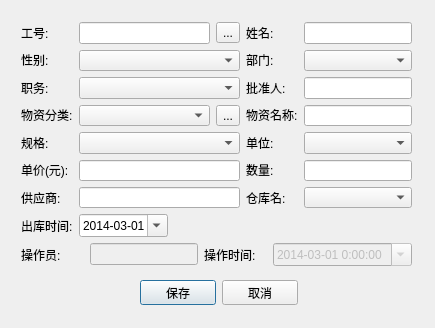
<?xml version="1.0" encoding="UTF-8"?>
<ui version="4.0">
 <class>CheckOutDialog</class>
 <widget class="QDialog" name="CheckOutDialog">
  <property name="geometry">
   <rect>
    <x>0</x>
    <y>0</y>
    <width>435</width>
    <height>328</height>
   </rect>
  </property>
  <property name="windowTitle">
   <string>Dialog</string>
  </property>
  <widget class="QWidget" name="layoutWidget1">
   <property name="geometry">
    <rect>
     <x>140</x>
     <y>280</y>
     <width>158</width>
     <height>25</height>
    </rect>
   </property>
   <layout class="QHBoxLayout" name="horizontalLayout_6">
    <item>
     <widget class="QPushButton" name="btn_save">
      <property name="text">
       <string>保存</string>
      </property>
     </widget>
    </item>
    <item>
     <widget class="QPushButton" name="btn_cancel">
      <property name="text">
       <string>取消</string>
      </property>
     </widget>
    </item>
   </layout>
  </widget>
  <widget class="QWidget" name="">
   <property name="geometry">
    <rect>
     <x>21</x>
     <y>22</y>
     <width>391</width>
     <height>244</height>
    </rect>
   </property>
   <layout class="QVBoxLayout" name="verticalLayout_5">
    <item>
     <layout class="QHBoxLayout" name="horizontalLayout_7">
      <item>
       <layout class="QVBoxLayout" name="verticalLayout">
        <item>
         <widget class="QLabel" name="label">
          <property name="text">
           <string>工号:</string>
          </property>
         </widget>
        </item>
        <item>
         <widget class="QLabel" name="label_3">
          <property name="text">
           <string>性别:</string>
          </property>
         </widget>
        </item>
        <item>
         <widget class="QLabel" name="label_5">
          <property name="text">
           <string>职务:</string>
          </property>
         </widget>
        </item>
        <item>
         <widget class="QLabel" name="label_7">
          <property name="text">
           <string>物资分类:</string>
          </property>
         </widget>
        </item>
        <item>
         <widget class="QLabel" name="label_9">
          <property name="text">
           <string>规格:</string>
          </property>
         </widget>
        </item>
        <item>
         <widget class="QLabel" name="label_11">
          <property name="text">
           <string>单价(元):</string>
          </property>
         </widget>
        </item>
        <item>
         <widget class="QLabel" name="label_13">
          <property name="text">
           <string>供应商:</string>
          </property>
         </widget>
        </item>
       </layout>
      </item>
      <item>
       <layout class="QVBoxLayout" name="verticalLayout_2">
        <item>
         <layout class="QHBoxLayout" name="horizontalLayout">
          <item>
           <widget class="QLineEdit" name="lineEdit_cardNo">
            <property name="sizePolicy">
             <sizepolicy hsizetype="Preferred" vsizetype="Fixed">
              <horstretch>0</horstretch>
              <verstretch>0</verstretch>
             </sizepolicy>
            </property>
           </widget>
          </item>
          <item>
           <widget class="QToolButton" name="toolButton">
            <property name="text">
             <string>...</string>
            </property>
           </widget>
          </item>
         </layout>
        </item>
        <item>
         <widget class="QComboBox" name="comboBox_gender">
          <item>
           <property name="text">
            <string/>
           </property>
          </item>
          <item>
           <property name="text">
            <string>男</string>
           </property>
          </item>
          <item>
           <property name="text">
            <string>女</string>
           </property>
          </item>
         </widget>
        </item>
        <item>
         <widget class="QComboBox" name="comboBox_post">
          <item>
           <property name="text">
            <string/>
           </property>
          </item>
         </widget>
        </item>
        <item>
         <layout class="QHBoxLayout" name="horizontalLayout_2">
          <item>
           <widget class="QComboBox" name="comboBox_type">
            <item>
             <property name="text">
              <string/>
             </property>
            </item>
           </widget>
          </item>
          <item>
           <widget class="QToolButton" name="toolButton_storage">
            <property name="text">
             <string>...</string>
            </property>
           </widget>
          </item>
         </layout>
        </item>
        <item>
         <widget class="QComboBox" name="comboBox_standard">
          <item>
           <property name="text">
            <string/>
           </property>
          </item>
         </widget>
        </item>
        <item>
         <widget class="QLineEdit" name="lineEdit_rate"/>
        </item>
        <item>
         <widget class="QLineEdit" name="lineEdit_provider"/>
        </item>
       </layout>
      </item>
      <item>
       <layout class="QVBoxLayout" name="verticalLayout_3">
        <item>
         <widget class="QLabel" name="label_2">
          <property name="text">
           <string>姓名:</string>
          </property>
         </widget>
        </item>
        <item>
         <widget class="QLabel" name="label_4">
          <property name="text">
           <string>部门:</string>
          </property>
         </widget>
        </item>
        <item>
         <widget class="QLabel" name="label_6">
          <property name="text">
           <string>批准人:</string>
          </property>
         </widget>
        </item>
        <item>
         <widget class="QLabel" name="label_8">
          <property name="text">
           <string>物资名称:</string>
          </property>
         </widget>
        </item>
        <item>
         <widget class="QLabel" name="label_10">
          <property name="text">
           <string>单位:</string>
          </property>
         </widget>
        </item>
        <item>
         <widget class="QLabel" name="label_12">
          <property name="text">
           <string>数量:</string>
          </property>
         </widget>
        </item>
        <item>
         <widget class="QLabel" name="label_14">
          <property name="text">
           <string>仓库名:</string>
          </property>
         </widget>
        </item>
       </layout>
      </item>
      <item>
       <layout class="QVBoxLayout" name="verticalLayout_4">
        <item>
         <widget class="QLineEdit" name="lineEdit_claimer">
          <property name="sizePolicy">
           <sizepolicy hsizetype="Preferred" vsizetype="Fixed">
            <horstretch>0</horstretch>
            <verstretch>0</verstretch>
           </sizepolicy>
          </property>
         </widget>
        </item>
        <item>
         <widget class="QComboBox" name="comboBox_department">
          <item>
           <property name="text">
            <string/>
           </property>
          </item>
         </widget>
        </item>
        <item>
         <widget class="QLineEdit" name="lineEdit_auditor">
          <property name="sizePolicy">
           <sizepolicy hsizetype="Preferred" vsizetype="Fixed">
            <horstretch>0</horstretch>
            <verstretch>0</verstretch>
           </sizepolicy>
          </property>
         </widget>
        </item>
        <item>
         <widget class="QLineEdit" name="lineEdit_name">
          <property name="sizePolicy">
           <sizepolicy hsizetype="Preferred" vsizetype="Fixed">
            <horstretch>0</horstretch>
            <verstretch>0</verstretch>
           </sizepolicy>
          </property>
         </widget>
        </item>
        <item>
         <widget class="QComboBox" name="comboBox_unit">
          <item>
           <property name="text">
            <string/>
           </property>
          </item>
         </widget>
        </item>
        <item>
         <widget class="QLineEdit" name="lineEdit_amount">
          <property name="sizePolicy">
           <sizepolicy hsizetype="Preferred" vsizetype="Fixed">
            <horstretch>0</horstretch>
            <verstretch>0</verstretch>
           </sizepolicy>
          </property>
         </widget>
        </item>
        <item>
         <widget class="QComboBox" name="comboBox_warehouse">
          <item>
           <property name="text">
            <string/>
           </property>
          </item>
         </widget>
        </item>
       </layout>
      </item>
     </layout>
    </item>
    <item>
     <layout class="QHBoxLayout" name="horizontalLayout_4">
      <item>
       <layout class="QHBoxLayout" name="horizontalLayout_3">
        <item>
         <widget class="QLabel" name="label_15">
          <property name="text">
           <string>出库时间:</string>
          </property>
         </widget>
        </item>
        <item>
         <widget class="QDateEdit" name="dateEdit_outDate">
          <property name="maximumDate">
           <date>
            <year>2050</year>
            <month>12</month>
            <day>31</day>
           </date>
          </property>
          <property name="minimumDate">
           <date>
            <year>2014</year>
            <month>3</month>
            <day>1</day>
           </date>
          </property>
          <property name="displayFormat">
           <string>yyyy-MM-dd</string>
          </property>
          <property name="calendarPopup">
           <bool>true</bool>
          </property>
         </widget>
        </item>
       </layout>
      </item>
      <item>
       <spacer name="horizontalSpacer">
        <property name="orientation">
         <enum>Qt::Horizontal</enum>
        </property>
        <property name="sizeHint" stdset="0">
         <size>
          <width>40</width>
          <height>20</height>
         </size>
        </property>
       </spacer>
      </item>
     </layout>
    </item>
    <item>
     <layout class="QHBoxLayout" name="horizontalLayout_5">
      <item>
       <widget class="QLabel" name="label_16">
        <property name="text">
         <string>操作员:</string>
        </property>
       </widget>
      </item>
      <item>
       <widget class="QLineEdit" name="lineEdit_operator">
        <property name="enabled">
         <bool>false</bool>
        </property>
        <property name="sizePolicy">
         <sizepolicy hsizetype="Preferred" vsizetype="Fixed">
          <horstretch>0</horstretch>
          <verstretch>0</verstretch>
         </sizepolicy>
        </property>
       </widget>
      </item>
      <item>
       <widget class="QLabel" name="label_17">
        <property name="text">
         <string>操作时间:</string>
        </property>
       </widget>
      </item>
      <item>
       <widget class="QDateTimeEdit" name="dateTimeEdit_operationTime">
        <property name="enabled">
         <bool>false</bool>
        </property>
        <property name="maximumDate">
         <date>
          <year>2050</year>
          <month>12</month>
          <day>31</day>
         </date>
        </property>
        <property name="minimumDate">
         <date>
          <year>2014</year>
          <month>3</month>
          <day>1</day>
         </date>
        </property>
        <property name="displayFormat">
         <string>yyyy-MM-dd H:mm:ss</string>
        </property>
        <property name="calendarPopup">
         <bool>true</bool>
        </property>
       </widget>
      </item>
     </layout>
    </item>
   </layout>
  </widget>
 </widget>
 <resources/>
 <connections/>
</ui>
